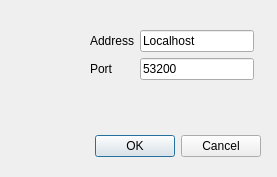
<?xml version="1.0" encoding="UTF-8"?>
<ui version="4.0">
 <class>Dialog</class>
 <widget class="QDialog" name="Dialog">
  <property name="geometry">
   <rect>
    <x>0</x>
    <y>0</y>
    <width>277</width>
    <height>177</height>
   </rect>
  </property>
  <property name="windowTitle">
   <string>Dialog</string>
  </property>
  <widget class="QDialogButtonBox" name="buttonBox">
   <property name="geometry">
    <rect>
     <x>80</x>
     <y>130</y>
     <width>181</width>
     <height>32</height>
    </rect>
   </property>
   <property name="orientation">
    <enum>Qt::Horizontal</enum>
   </property>
   <property name="standardButtons">
    <set>QDialogButtonBox::Cancel|QDialogButtonBox::Ok</set>
   </property>
  </widget>
  <widget class="QWidget" name="formLayoutWidget">
   <property name="geometry">
    <rect>
     <x>90</x>
     <y>30</y>
     <width>164</width>
     <height>80</height>
    </rect>
   </property>
   <layout class="QFormLayout" name="formLayout">
    <item row="0" column="1">
     <widget class="QLineEdit" name="deviceAddress">
      <property name="text">
       <string>Localhost</string>
      </property>
     </widget>
    </item>
    <item row="1" column="1">
     <widget class="QLineEdit" name="devicePort">
      <property name="text">
       <string>53200</string>
      </property>
     </widget>
    </item>
    <item row="1" column="0">
     <widget class="QLabel" name="label_2">
      <property name="text">
       <string>Port</string>
      </property>
     </widget>
    </item>
    <item row="0" column="0">
     <widget class="QLabel" name="label">
      <property name="text">
       <string>Address</string>
      </property>
     </widget>
    </item>
   </layout>
  </widget>
 </widget>
 <resources/>
 <connections>
  <connection>
   <sender>buttonBox</sender>
   <signal>accepted()</signal>
   <receiver>Dialog</receiver>
   <slot>accept()</slot>
   <hints>
    <hint type="sourcelabel">
     <x>248</x>
     <y>254</y>
    </hint>
    <hint type="destinationlabel">
     <x>157</x>
     <y>274</y>
    </hint>
   </hints>
  </connection>
  <connection>
   <sender>buttonBox</sender>
   <signal>rejected()</signal>
   <receiver>Dialog</receiver>
   <slot>reject()</slot>
   <hints>
    <hint type="sourcelabel">
     <x>316</x>
     <y>260</y>
    </hint>
    <hint type="destinationlabel">
     <x>286</x>
     <y>274</y>
    </hint>
   </hints>
  </connection>
 </connections>
</ui>
